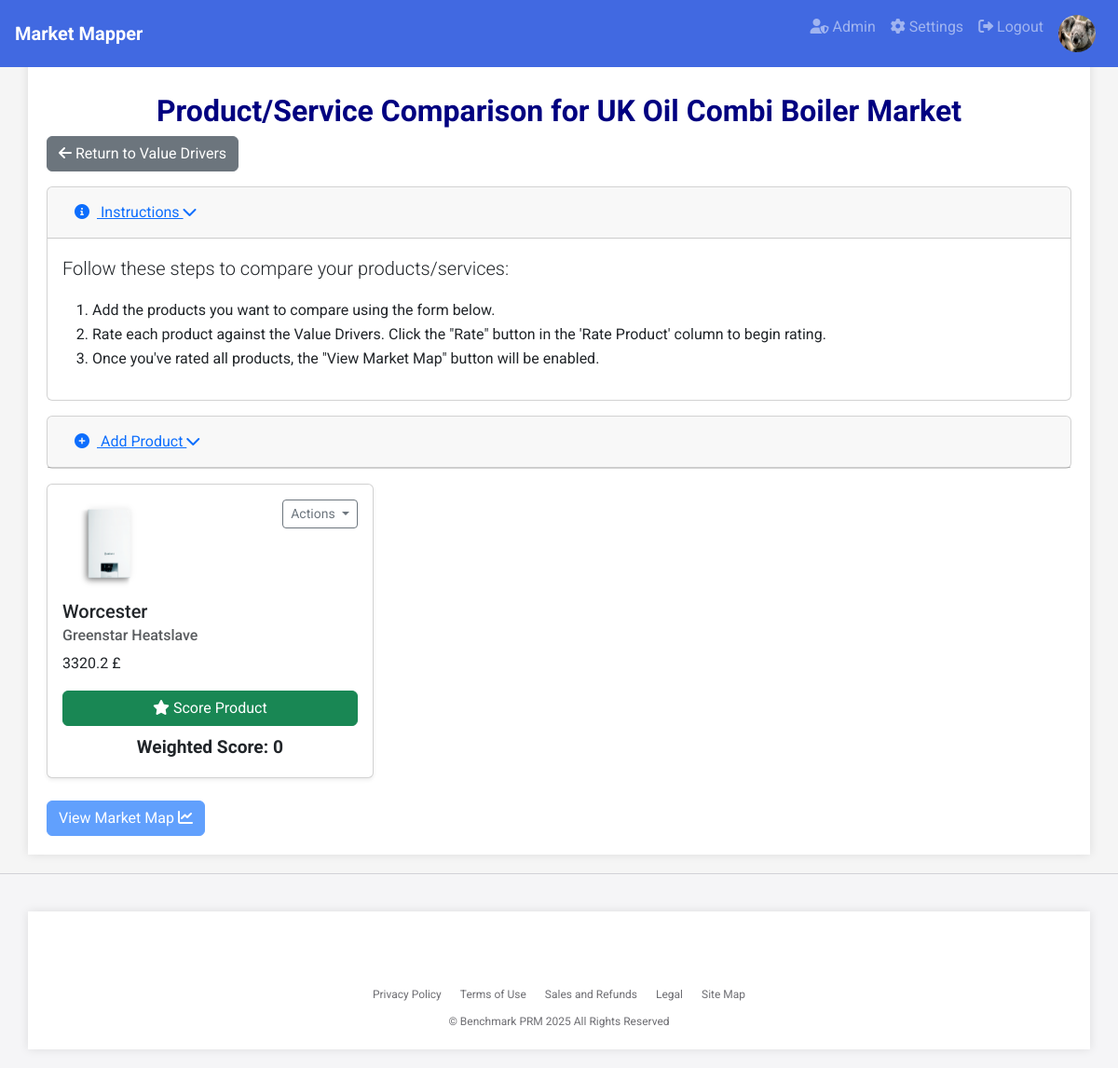
/manage/1/product_comparison (signed in), run on the app's committed database.
### app.py (models this page shows, shortened)
class User(db.Model, UserMixin):
    id = db.Column(db.Integer, primary_key=True)
    username = db.Column(db.String(20), unique=True, nullable=False)
    email = db.Column(db.String(120), unique=True, nullable=False)  # Added email field
    password_hash = db.Column(db.String(128), nullable=False)
    profile_image = db.Column(db.String(255), nullable=True)  # Add profile_image field
    role = db.Column(db.String(50), nullable=False)  # Add role field

class Project(db.Model):
    id = db.Column(db.Integer, primary_key=True)
    name = db.Column(db.String(100), nullable=False)
    category = db.Column(db.String(100), nullable=False)  # Add category field
    target_customer = db.Column(db.String(100), nullable=False)  # Add target_customer field
    country = db.Column(db.String(100), nullable=False)  # Add country field
    user_id = db.Column(db.Integer, db.ForeignKey('user.id'), nullable=False)
    has_market_map = db.Column(db.Boolean, default=False)  # EXACTLY like this
    shared_users = db.relationship('User', secondary='project_user', backref='shared_projects')
    value_drivers = db.relationship('ValueDriver', cascade='all, delete-orphan', backref='project')
    products = db.relationship('Product', cascade='all, delete-orphan', backref='project')
    comments = db.relationship('Comment', cascade='all, delete-orphan', backref='project')
    comparison_results = db.relationship('ComparisonResult', cascade='all, delete-orphan', backref='project')

class Product(db.Model):
    id = db.Column(db.Integer, primary_key=True)
    brand_name = db.Column(db.String(100), nullable=False)
    product_name = db.Column(db.String(100), nullable=False)
    price = db.Column(db.Float)
    currency = db.Column(db.String(3), default='gbp')  # Add currency field with default
    image_filename = db.Column(db.String(255))
    project_id = db.Column(db.Integer, db.ForeignKey('project.id'), nullable=False)
    price_source = db.Column(db.String(255))  # Add price_source field
    ratings = db.relationship('Rating', cascade='all, delete-orphan', backref='product')

### app.py (the view, shortened to what this page needs)
@app.route('/manage/<int:project_id>/product_comparison', methods=['GET', 'POST'])
@login_required
def product_comparison(project_id):
    project = Project.query.get_or_404(project_id)
    if project.user_id != current_user.id and current_user not in project.shared_users:
        flash('You are not authorized to manage this project.', 'danger')
        return redirect(url_for('dashboard'))
    products = Product.query.filter_by(project_id=project_id).all()
    product_weighted_scores = {}
    for product in products:
        total_weighted_score = 0
        ratings_for_product = Rating.query.filter_by(product_id=product.id).all()
        for rating in ratings_for_product:
            total_weighted_score += rating.score * (rating.value_driver.weighting / 100)
        product_weighted_scores[product.id] = round(total_weighted_score, 2)
    return render_template('product_comparison.html', project=project, products=products, product_weighted_scores=product_weighted_scores)

### app.py (called while the page is built)
@login_manager.user_loader
def load_user(user_id):
    return User.query.get(int(user_id))

### templates/product_comparison.html (shortened to what this page needs)
{% extends 'base.html' %}
{% block content %}
<h1 class="text-center">Product/Service Comparison for {{ project.name }}</h1>
<a href="{{ url_for('value_drivers', project_id=project.id) }}" class="btn btn-secondary mb-3"><i class="fas fa-arrow-left"></i> Return to Value Drivers</a>
<div class="card mb-3">
    <div class="card-header">
        <a class="btn btn-link" data-toggle="collapse" href="#instructions" role="button" aria-expanded="true" aria-controls="instructions">
            <i class="fas fa-info-circle mr-2"></i> Instructions <i class="fas fa-chevron-down ml-auto"></i>
        </a>
    </div>
    <div class="collapse show" id="instructions">
        <div class="card-body">
            <p class="lead">Follow these steps to compare your products/services:</p>
            <ol>
                <li>Add the products you want to compare using the form below.</li>
                <li>Rate each product against the Value Drivers. Click the "Rate" button in the 'Rate Product' column to begin rating.</li>
                <li>Once you've rated all products, the "View Market Map" button will be enabled.</li>
            </ol>
        </div>
    </div>
</div>
{% if current_user.role == 'standard' and products|length >= 6 %}
    <div class="alert alert-warning" role="alert">
        You have reached the maximum number of products for a standard account. <a href="{{ url_for('upgrade') }}" class="alert-link">Upgrade to a premium account</a> to add more products.
    </div>
{% else %}
    <div class="card mb-3">
        <div class="card-header">
            <a class="btn btn-link" data-toggle="collapse" href="#addProductForm" role="button" aria-expanded="false" aria-controls="addProductForm">
                <i class="fas fa-plus-circle mr-2"></i> Add Product <i class="fas fa-chevron-down ml-auto"></i>
            </a>
        </div>
    </div>
{% endif %}
{% if products %}
<div class="row">
    {% for product in products %}
    <div class="col-md-4">
        <div class="card mb-4 shadow-sm">
            <div class="card-body">
                <div class="d-flex justify-content-between">
                    <div>
                        {% if product.image_filename %}
                        <img src="{{ url_for('static', filename='uploads/' + product.image_filename) }}" alt="{{ product.product_name }} Image" class="img-fluid mb-2" style="width: 100px; height: 100px; object-fit: cover;">
                        {% else %}
                        <p>No Image</p>
                        {% endif %}
                        <h5 class="card-title">{{ product.brand_name }}</h5>
                        <h6 class="card-subtitle mb-2 text-muted">{{ product.product_name }}</h6>
                        <p class="card-text">
                            {{ product.price }}
                            {% if product.currency == "gbp" %}£{% endif %}
                        </p>
                    </div>
                    <div class="dropdown">
                        <button class="btn btn-sm btn-outline-secondary dropdown-toggle" type="button" id="dropdownMenuButton{{ product.id }}" data-toggle="dropdown" aria-haspopup="true" aria-expanded="false">
                            Actions
                        </button>
                    </div>
                </div>
                {% set weighted_score = product_weighted_scores.get(product.id) or 0 %}
                <a href="{{ url_for('rate_product', project_id=project.id, product_id_to_rate=product.id) }}" class="btn btn-block mt-3 {% if weighted_score == 0 %}btn-success{% else %}btn-primary{% endif %}" title="Click to rate this product">
                    <i class="fas fa-star"></i> {% if weighted_score == 0 %}Score Product{% else %}Edit Product Score{% endif %}
                </a>
                <div class="text-center mt-2">
                    <strong style="font-size: 1.2em;">Weighted Score: {{ weighted_score }}</strong>
                </div>
            </div>
        </div>
    </div>
    {% endfor %}
</div>
{% else %}
<p>No products added yet.</p>
{% endif %}
{% if products and products|length > 0 and product_weighted_scores and product_weighted_scores|length == products|length and product_weighted_scores.values()|max > 0 %}
<div class="alert alert-success" role="alert">
    <h4 class="alert-heading">Step 2 Complete!</h4>
    <p>You have successfully added and rated all products. You can now view your Market Map.</p>
    <a href="{{ url_for('market_map', project_id=project.id) }}" class="btn btn-primary">View Market Map <i class="fas fa-chart-line"></i></a>
</div>
{% else %}
<a href="{{ url_for('market_map', project_id=project.id) }}" class="btn btn-primary disabled" title="Add and rate products to view Market Map">View Market Map <i class="fas fa-chart-line"></i></a>
{% endif %}
{% endblock %}

### templates/base.html (shortened to what this page needs)
<!DOCTYPE html>
<html lang="en">
<head>
    <link rel="stylesheet" href="https://stackpath.bootstrapcdn.com/bootstrap/4.5.2/css/bootstrap.min.css">
    <link rel="stylesheet" href="https://cdnjs.cloudflare.com/ajax/libs/font-awesome/6.0.0/css/all.min.css">
    <link href="https://cdn.jsdelivr.net/npm/bootstrap@5.3.2/dist/css/bootstrap.min.css" rel="stylesheet">
</head>
<body>
    <nav class="navbar navbar-expand-lg navbar-dark justify-content-between">
        <a class="navbar-brand" href="/">
            <span>Market Mapper</span>
        </a>
        <div class="collapse navbar-collapse" id="navbarNav">
            <ul class="navbar-nav ml-auto">
                {% if current_user.is_authenticated %}
                    {% if current_user.role == 'admin' %}
                        <li class="nav-item">
                            <a class="nav-link" href="{{ url_for('admin.index') }}" title="Admin">
                                <i class="fas fa-user-shield"></i> Admin
                            </a>
                        </li>
                    {% endif %}
                    <li class="nav-item">
                        <a class="nav-link" href="{{ url_for('settings') }}" title="Settings">
                            <i class="fas fa-cog"></i> Settings
                        </a>
                    </li>
                    <li class="nav-item">
                        <a class="nav-link" href="{{ url_for('logout') }}" title="Logout">
                            <i class="fas fa-sign-out-alt"></i> Logout
                        </a>
                    </li>
                    <li class="nav-item">
                        <div class="nav-link">
                            <div class="profile-image-container">
                                {% if current_user.profile_image %}
                                    <img src="{{ url_for('static', filename='uploads/' + current_user.profile_image) }}" alt="Profile Image" class="profile-image">
                                {% else %}
                                    <img src="{{ url_for('static', filename='uploads/default_profile.png') }}" alt="Profile Image" class="profile-image">
                                {% endif %}
                            </div>
                        </div>
                    </li>
                {% endif %}
            </ul>
        </div>
    </nav>
    <div class="container">
        {% block content %}{% endblock %}
    </div>
    <footer class="footer">
        <div class="container">
            <ul class="footer-links">
                <li><a href="#">Privacy Policy</a></li>
                <li><a href="#">Terms of Use</a></li>
                <li><a href="#">Sales and Refunds</a></li>
                <li><a href="#">Legal</a></li>
                <li><a href="#">Site Map</a></li>
            </ul>
            <div class="footer-copyright">
                &copy; Benchmark PRM 2025 All Rights Reserved
            </div>
        </div>
    </footer>
</body>
</html>

### templates/base.html (style rules this page uses)
body { font-family: 'Roboto', sans-serif; background-color: #F5F5F5; color: #333333; line-height: 1.6; margin: 0; }
h1, h2, h3 { color: #000080; font-weight: 700; }
h1 { font-size: 32px; }
a { color: #4169E1; }
.navbar { background-color: #4169E1; padding: 0.5rem 1rem; position: fixed; width: 100%; top: 0; z-index: 100; }
.navbar-brand { display: flex; align-items: center; }
.navbar-brand span { font-weight: bold; font-size: 1.25rem; }
.container { background-color: #FFFFFF; padding: 20px; margin-top: 20px; box-shadow: 0 0 10px rgba(0,0,0,0.1); padding-top: 80px; }
.footer { background-color: #f5f5f7; color: #6e6e73; padding: 20px 0; font-size: 12px; border-top: 1px solid #d2d2d7; width: 100%; margin-top: 20px; }
.footer-links { list-style: none; padding: 0; margin: 0; display: flex; justify-content: center; }
.footer-links li { margin: 0 10px; }
.footer-links a { color: #6e6e73; text-decoration: none; }
.footer-copyright { margin-top: 10px; text-align: center; }
.profile-image-container { position: relative; display: inline-block; }
.profile-image { width: 40px; height: 40px; border-radius: 50%; }

### data on the page
User: profile_image (picture)
Project: name "UK Oil Combi Boiler Market"
Product: image_filename (picture), brand_name "Worcester", product_name "Greenstar Heatslave", price "3320.2", weighted_score "0"
